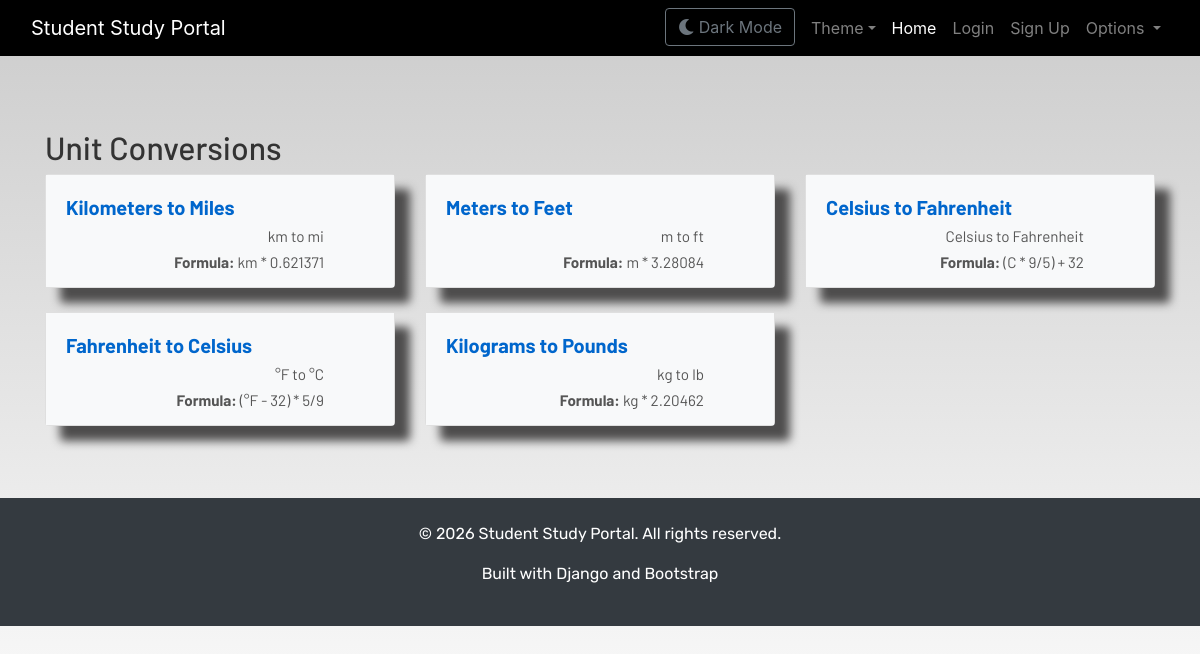
The app's page /conversion/ with its own data.
### dashboard/models.py (models this page shows, shortened)
class ConversionEntry(models.Model):
    CONVERSION_TYPES = [
        ('length', 'Length'),
        ('weight', 'Weight'),
        ('temperature', 'Temperature'),
        ('volume', 'Volume'),
        ('area', 'Area'),
    ]
    name = models.CharField(max_length=200)
    conversion_type = models.CharField(max_length=50, choices=CONVERSION_TYPES)
    from_unit = models.CharField(max_length=50)
    to_unit = models.CharField(max_length=50)
    formula = models.CharField(max_length=200)
    class Meta:
        ordering = ['conversion_type', 'name']

### dashboard/views.py (the view)
# urls.py: path('conversion/', views.conversion, name='conversion'),
def conversion(request):
    conversions = ConversionEntry.objects.all()
    context = {'conversions': conversions}
    return render(request, 'dashboard/conversion.html', context)

### dashboard/templates/dashboard/conversion.html
{% extends 'dashboard/base.html' %}
{% load static %}
{% block content %}
<div class="container">
    <h2 class="mt-4">Unit Conversions</h2>
    <div class="row">
        {% for conv in conversions %}
        <div class="col-md-4 mb-4">
            <div class="card">
                <div class="card-body">
                    <h5 class="card-title">{{ conv.name }}</h5>
                    <p class="card-text">{{ conv.from_unit }} to {{ conv.to_unit }}</p>
                    <p class="card-text"><strong>Formula:</strong> {{ conv.formula }}</p>
                </div>
            </div>
        </div>
        {% empty %}
        <p>No conversions available.</p>
        {% endfor %}
    </div>
</div>
{% endblock %}

### dashboard/templates/dashboard/base.html (shortened to what this page needs)
<!DOCTYPE html>
{% load static %}
{% load crispy_forms_tags %}
<html lang="en">
<head>
  <link rel="stylesheet" href="https://stackpath.bootstrapcdn.com/bootstrap/4.3.1/css/bootstrap.min.css"
 />
  <link rel="stylesheet" href="https://use.fontawesome.com/releases/v5.7.2/css/all.css"
 />
  <link rel="stylesheet" href="{% static 'css/main.css' %}" />
</head>
<body>
  <header>
    <nav class="navbar navbar-expand-lg navbar-dark bg-dark">
      <div class="container-fluid">
        <a class="navbar-brand" href="#">Student Study Portal</a>
         <div class="collapse navbar-collapse justify-content-end" id="navbarSupportedContent">
           <ul class="navbar-nav mb-2 mb-lg-0">
              <li class="nav-item">
                <button id="theme-toggle" class="btn btn-outline-secondary mr-2">
                  <i class="fas fa-moon"></i> Dark Mode
                </button>
              </li>
              <li class="nav-item dropdown">
                <a class="nav-link dropdown-toggle" href="#" id="themeDropdown" role="button" data-toggle="dropdown">Theme</a>
              </li>
             <li class="nav-item">
               <a class="nav-link active" aria-current="page" href="#">Home</a>
             </li>
             {% if user.is_authenticated %}
             <li class="nav-item">
               <a class="nav-link" href="{% url 'dashboard' %}">Dashboard</a>
             </li>
             <li class="nav-item">
               <a class="nav-link" href="#">{{ user.username }}</a>
             </li>
               <li class="nav-item">
                 <a class="nav-link" href="{% url 'logout' %}">Logout</a>
               </li>
                {% else %}
                <li class="nav-item">
                  <a class="nav-link" href="{% url 'login' %}">Login</a>
                </li>
                <li class="nav-item">
                  <a class="nav-link" href="{% url 'signup' %}">Sign Up</a>
                </li>
                {% endif %}
            <li class="nav-item dropdown">
              <a class="nav-link dropdown-toggle" href="#" id="navbarDropdown" role="button" data-toggle="dropdown"
                aria-haspopup="true" aria-expanded="false">
                Options
              </a>
             </li>
           </ul>
         </div>
       </div>
     </nav>
   </header>
   <br /><br />
   <main>
     {% block content %}
     {% endblock content %}
   </main>
   <footer class="bg-dark text-white mt-5 py-4">
     <div class="container text-center">
       <p>&copy; 2026 Student Study Portal. All rights reserved.</p>
       <p>Built with Django and Bootstrap</p>
     </div>
    </footer>
</body>
</html>

### static/css/main.css (style rules this page uses)
html { scroll-behavior: smooth; height: 100%; width: 100%; }
main { font-family: Barlow, Quicksand, Rubik, sans-serif, serif, 'Times New Roman', Times, serif !important; }
footer { font-family: Rubik, sans-serif, serif, 'Times New Roman', Times, serif; }
.navbar { background-color: rgb(0, 0, 0) !important; }
.card { box-shadow: 15px 15px 10px rgb(78, 77, 77); transition: all 0.3s ease; animation: fadeInUp 0.6s ease-out; }
a { text-decoration: none !important; color: black; }
.card p { text-align: right; margin-right: 50px; line-height: 10px; }
html, body { max-width: 100%; overflow-x: hidden; height: 100%; width: 100%; }
body { background: linear-gradient(rgba(0, 0, 0, 0.2), rgba(255, 255, 255, 0.5)); overflow-x: hidden; background-repeat: no-repeat; background-attachment: fixed; }
h1, h2, h3, h4, h5, h6 { color: #333333; }
.card-body { background-color: #f8f9fa; }
.card-body h5 { color: #0066cc; font-weight: bold; }
.card-body p { color: #555; font-size: 0.95rem; }

### records on screen
ConversionEntry: name "Kilometers to Miles", from_unit "km", to_unit "mi", formula "km * 0.621371"
ConversionEntry: name "Meters to Feet", from_unit "m", to_unit "ft", formula "m * 3.28084"
ConversionEntry: name "Celsius to Fahrenheit", from_unit "Celsius", to_unit "Fahrenheit", formula "(C * 9/5) + 32"
ConversionEntry: name "Fahrenheit to Celsius", from_unit "°F", to_unit "°C", formula "(°F - 32) * 5/9"
ConversionEntry: name "Kilograms to Pounds", from_unit "kg", to_unit "lb", formula "kg * 2.20462"
